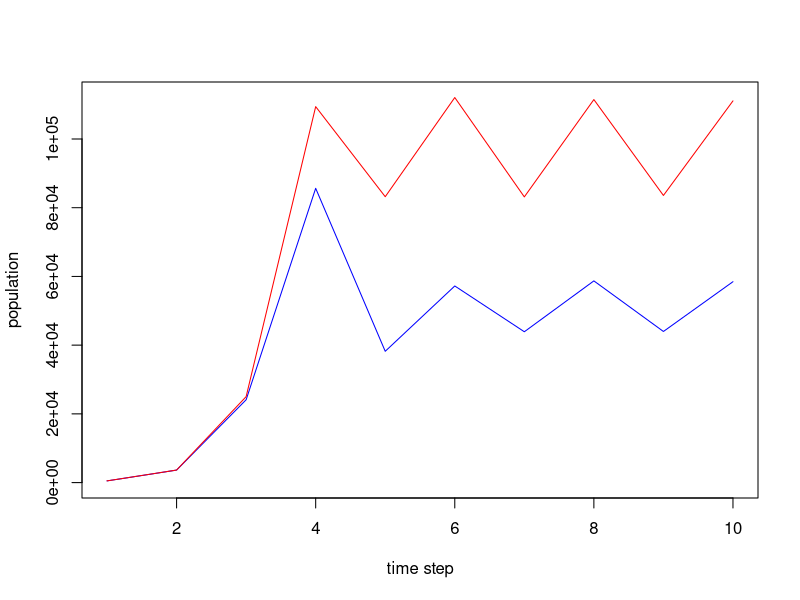

Write R code to recreate this figure.
## ---- chunk 1
n.host <- 100
hostMat <- matrix(NA, nrow=n.host, ncol=2)


hostMat[,1] <- runif(100, 0, 1)

hostMat[,2] <- 1-hostMat[,1]

n.mic.gen <- 10

# number of offspring per generation

nOff1 <- 2
nOff2 <- 20

# starting population size

micStart <- 1e3
micK <- 1e5

# interaction term
alpha12 <- 0.5
alpha21 <- 0.05

internalLV.show <- function(vector){
  
  tmp <- matrix(NA, nrow=10, ncol=2)
  tmp[1,1] <- vector[1]*micStart
  tmp[1,2] <- vector[2]*micStart
  
  
  for(i in 2:10){
    tmp[i,1] <-tmp[i-1,1]*(exp(nOff1*(1-(tmp[i-1,1]+alpha12*tmp[i-1,2])/micK)))
    
    tmp[i,2] <-tmp[i-1,2]*(exp(nOff1*(1-(tmp[i-1,2]+alpha21*tmp[i-1,1])/micK)))
  }
  return(tmp)
}

show <- internalLV.show(c(0.5, 0.5))

plot(x=1:10, y=seq(0, 112100, 112100/9), type="n", xlab="time step", ylab="population")
lines(show[,1], col="blue")
lines(show[,2], col="red")
